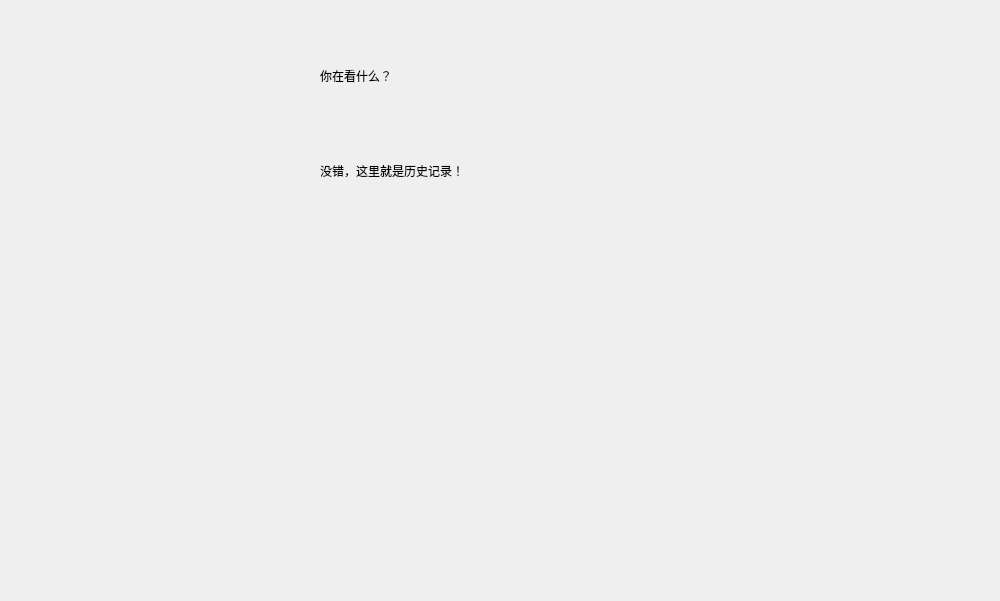
<?xml version="1.0" encoding="UTF-8"?>
<ui version="4.0">
 <class>History</class>
 <widget class="QWidget" name="History">
  <property name="geometry">
   <rect>
    <x>0</x>
    <y>0</y>
    <width>1000</width>
    <height>601</height>
   </rect>
  </property>
  <property name="windowTitle">
   <string>Form</string>
  </property>
  <widget class="QLabel" name="label">
   <property name="geometry">
    <rect>
     <x>320</x>
     <y>60</y>
     <width>141</width>
     <height>31</height>
    </rect>
   </property>
   <property name="text">
    <string>你在看什么？</string>
   </property>
  </widget>
  <widget class="QLabel" name="label_2">
   <property name="geometry">
    <rect>
     <x>320</x>
     <y>140</y>
     <width>231</width>
     <height>61</height>
    </rect>
   </property>
   <property name="text">
    <string>没错，这里就是历史记录！</string>
   </property>
  </widget>
  <widget class="QWidget" name="widget" native="true">
   <property name="geometry">
    <rect>
     <x>420</x>
     <y>30</y>
     <width>651</width>
     <height>331</height>
    </rect>
   </property>
   <property name="styleSheet">
    <string notr="true">image: url(:/l2.jpg);</string>
   </property>
  </widget>
 </widget>
 <resources/>
 <connections/>
</ui>
